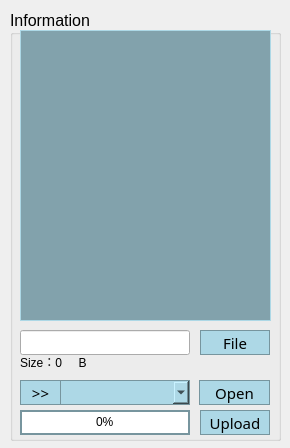
<?xml version="1.0" encoding="UTF-8"?>
<ui version="4.0">
 <class>Widget</class>
 <widget class="QWidget" name="Widget">
  <property name="geometry">
   <rect>
    <x>0</x>
    <y>0</y>
    <width>290</width>
    <height>448</height>
   </rect>
  </property>
  <property name="minimumSize">
   <size>
    <width>290</width>
    <height>448</height>
   </size>
  </property>
  <property name="maximumSize">
   <size>
    <width>290</width>
    <height>448</height>
   </size>
  </property>
  <property name="font">
   <font>
    <pointsize>12</pointsize>
   </font>
  </property>
  <property name="contextMenuPolicy">
   <enum>Qt::DefaultContextMenu</enum>
  </property>
  <property name="windowTitle">
   <string>MC.UPG  V1.1</string>
  </property>
  <property name="autoFillBackground">
   <bool>false</bool>
  </property>
  <property name="styleSheet">
   <string notr="true">QTextEdit{		
	
	background-color: rgb(130, 162, 172);
	border:1px solid rgb(173, 216, 230);
	color: back;
}
/****************************************************************/
QScrollBar:vertical{
	border:2px solid rgb(173, 216, 230);
	background:lightblue;
	width: 20px;
	padding-top:20px;
	padding-bottom:20px;
}
QScrollBar::handle:vertical{
	width:8px;
	background:rgb(170, 211, 225);
	min-height:30px;
	margin: 1px 0px 1px 1px;
}
QScrollBar::add-line:vertical   
{
    height:20px;width:18px;
    subcontrol-position:bottom;
	background:rgb(173, 216, 230);
	border: 1px solid rgb(155, 155, 155);
	
	image: url(:/image/arrow_down.png);
}
QScrollBar::sub-line:vertical   
{
    height:20px;width:18px;
    subcontrol-position:top;
	background:rgb(173, 216, 230);
	border: 1px solid rgb(155, 155, 155);
	
	image: url(:/image/arrow_up.png);
}
/**************************QPushButton*************************/
QPushButton{
	background-color:lightblue;
	border:1px solid rgb(119, 149, 158);
	border-radius:0px;
	font:15px bold Khmer UI
}
QPushButton:hover{
	/*border:1px solid blue;*/
	background:rgb(170, 211, 225);
}
QPushButton:pressed{
	background: rgb(125, 155, 165);
}
/**************************组合框***********************/
QComboBox{
	background-color: lightblue;
	border: 1px solid rgb(119, 149, 158);
	border-radius: 0px;
	padding:1px 2px 1px 2px;
	font:15px bold Khmer UI
}
QComboBox:hover {
	background:rgb(170, 211, 225);
}
QComboBox::dowm-arrow{
	
}
QComboBox::drop-down{
	subcontrol-origin:padding;
	subcontrol-position: top right;
	width:13px;
	
	border-left-width:2px;
	border-left-color:rgb(119, 149, 158);
	border-left-style:solid;

	image: url(:/image/arrow_down.png);
}
/******************************QTabWidget************************/
QTabWidget::pane{
	border: 2px solid lightblue;
}
QTabWidget::tab-bar{
	left: 50px;
}
QTabBar::tab{
    background:lightblue;
    border: 1px solid rgb(119, 149, 158);
    border-top-left-radius: 0px;
    border-top-right-radius: 0px;
    min-width: 30ex;
    padding: 2px;	
}
QTabBar::tab:selected, QTabBar::tab:hover {
	background:rgb(170, 211, 225);
}

QTabBar::tab:selected {
    border-color: #9B9B9B;
    border-bottom-color: lightblue; /* same as pane color */
}

QTabBar::tab:!selected {
    margin-top: 2px; /* make non-selected tabs look smaller */
}
QTabBar::tab:selected {
    /* expand/overlap to the left and right by 4px */
    margin-left: -1px;
    margin-right: -1px;
}
QTabBar::tab:first:selected {
    margin-left: 0; /* the first selected tab has nothing to overlap with on the left */
}

QTabBar::tab:last:selected {
    margin-right: 0; /* the last selected tab has nothing to overlap with on the right */
}

QTabBar::tab:only-one {
    margin: 0; /* if there is only one tab, we don't want overlapping margins */
}
/****************************Progress Bar***************************/
QProgressBar{
	border:2px solid rgb(119, 149, 158);
	text-align:center;
}
QProgressBar::chunk{
	background-color:rgb(173, 216, 230);
	width:20px;
	margin:0.5px;
}</string>
  </property>
  <widget class="QGroupBox" name="usartBox">
   <property name="geometry">
    <rect>
     <x>10</x>
     <y>10</y>
     <width>271</width>
     <height>431</height>
    </rect>
   </property>
   <property name="title">
    <string>Information</string>
   </property>
   <widget class="QTextEdit" name="loadTextEdit">
    <property name="geometry">
     <rect>
      <x>10</x>
      <y>20</y>
      <width>251</width>
      <height>291</height>
     </rect>
    </property>
    <property name="minimumSize">
     <size>
      <width>251</width>
      <height>291</height>
     </size>
    </property>
    <property name="maximumSize">
     <size>
      <width>251</width>
      <height>291</height>
     </size>
    </property>
    <property name="font">
     <font>
      <family>Khmer UI</family>
      <pointsize>12</pointsize>
     </font>
    </property>
    <property name="styleSheet">
     <string notr="true"/>
    </property>
    <property name="frameShape">
     <enum>QFrame::Box</enum>
    </property>
    <property name="frameShadow">
     <enum>QFrame::Sunken</enum>
    </property>
    <property name="readOnly">
     <bool>true</bool>
    </property>
   </widget>
   <widget class="QLineEdit" name="fileEdit">
    <property name="geometry">
     <rect>
      <x>10</x>
      <y>320</y>
      <width>170</width>
      <height>25</height>
     </rect>
    </property>
    <property name="font">
     <font>
      <pointsize>12</pointsize>
     </font>
    </property>
    <property name="alignment">
     <set>Qt::AlignRight|Qt::AlignTrailing|Qt::AlignVCenter</set>
    </property>
    <property name="readOnly">
     <bool>false</bool>
    </property>
   </widget>
   <widget class="QPushButton" name="openButton">
    <property name="enabled">
     <bool>true</bool>
    </property>
    <property name="geometry">
     <rect>
      <x>189</x>
      <y>370</y>
      <width>71</width>
      <height>25</height>
     </rect>
    </property>
    <property name="font">
     <font>
      <family>12 Khmer UI</family>
      <pointsize>-1</pointsize>
      <weight>50</weight>
      <italic>false</italic>
      <bold>false</bold>
     </font>
    </property>
    <property name="text">
     <string>Open</string>
    </property>
    <property name="checkable">
     <bool>false</bool>
    </property>
    <property name="autoDefault">
     <bool>false</bool>
    </property>
    <property name="default">
     <bool>false</bool>
    </property>
    <property name="flat">
     <bool>false</bool>
    </property>
   </widget>
   <widget class="QComboBox" name="uNameBox">
    <property name="geometry">
     <rect>
      <x>50</x>
      <y>370</y>
      <width>130</width>
      <height>25</height>
     </rect>
    </property>
    <property name="minimumSize">
     <size>
      <width>99</width>
      <height>25</height>
     </size>
    </property>
    <property name="maximumSize">
     <size>
      <width>130</width>
      <height>16777215</height>
     </size>
    </property>
   </widget>
   <widget class="QPushButton" name="fileButton">
    <property name="geometry">
     <rect>
      <x>190</x>
      <y>320</y>
      <width>70</width>
      <height>25</height>
     </rect>
    </property>
    <property name="minimumSize">
     <size>
      <width>20</width>
      <height>10</height>
     </size>
    </property>
    <property name="maximumSize">
     <size>
      <width>100</width>
      <height>30</height>
     </size>
    </property>
    <property name="text">
     <string>File</string>
    </property>
   </widget>
   <widget class="QLabel" name="sizeLabel">
    <property name="geometry">
     <rect>
      <x>10</x>
      <y>340</y>
      <width>121</width>
      <height>24</height>
     </rect>
    </property>
    <property name="minimumSize">
     <size>
      <width>121</width>
      <height>24</height>
     </size>
    </property>
    <property name="maximumSize">
     <size>
      <width>121</width>
      <height>24</height>
     </size>
    </property>
    <property name="text">
     <string>Size：0     B</string>
    </property>
   </widget>
   <widget class="QPushButton" name="refreshButton">
    <property name="geometry">
     <rect>
      <x>10</x>
      <y>370</y>
      <width>41</width>
      <height>25</height>
     </rect>
    </property>
    <property name="text">
     <string>&gt;&gt;</string>
    </property>
   </widget>
   <widget class="QProgressBar" name="loadProgressBar">
    <property name="geometry">
     <rect>
      <x>10</x>
      <y>400</y>
      <width>170</width>
      <height>25</height>
     </rect>
    </property>
    <property name="maximumSize">
     <size>
      <width>16777215</width>
      <height>25</height>
     </size>
    </property>
    <property name="value">
     <number>0</number>
    </property>
    <property name="textVisible">
     <bool>true</bool>
    </property>
    <property name="orientation">
     <enum>Qt::Horizontal</enum>
    </property>
    <property name="textDirection">
     <enum>QProgressBar::TopToBottom</enum>
    </property>
   </widget>
   <widget class="QPushButton" name="loadButton">
    <property name="geometry">
     <rect>
      <x>190</x>
      <y>400</y>
      <width>70</width>
      <height>25</height>
     </rect>
    </property>
    <property name="font">
     <font>
      <family>12 Khmer UI</family>
      <pointsize>-1</pointsize>
      <weight>50</weight>
      <italic>false</italic>
      <bold>false</bold>
     </font>
    </property>
    <property name="text">
     <string>Upload</string>
    </property>
   </widget>
  </widget>
 </widget>
 <layoutdefault spacing="6" margin="11"/>
 <resources/>
 <connections/>
</ui>
